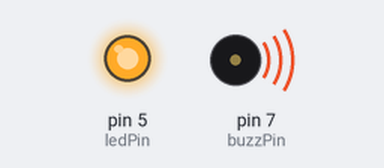
Simulated run of this sketch. Board: Arduino Uno, built with avr-gcc and run on an emulated ATmega328P. On the bench: output pins drawn as LEDs (lit = HIGH), buzzer (waves = sounding).

Above: at 0.2 s.
At 8.7 s:
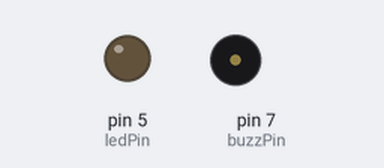
Timing chart, 0 to 10.6 s (numbered marks = the images above):
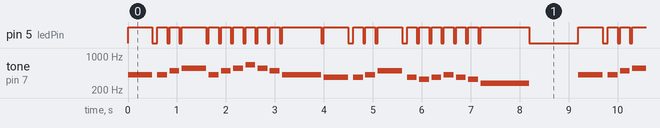

Measured:
- by itself, pin 5 (ledPin): moves between LOW and HIGH, repeating every 9.2 s
- by itself, tone on pin 7 (buzzPin): plays 415 Hz for 0.50 s, 415 Hz for 0.20 s, 493 Hz for 0.20 s, 554 Hz for 0.50 s, 415 Hz for 0.20 s, 493 Hz for 0.20 s … (312 notes in this stretch)

The sketch:

butterfly_piezzo.ino
```cpp
// contants
const int buzzPin = 7;
const int ledPin = 5;

// notes
const float C4sharpM = 277.18;
const float E4M = 329.63;
const float F4sharpM = 369.99;
const float G4sharpM = 415.30;
const float B4M = 493.88;
const float C5sharpM = 554.37;
const float E5M = 659.26;

void setup () {
    pinMode(buzzPin, OUTPUT);
    pinMode(ledPin, OUTPUT);
}

void loop() {
    addMelody(G4sharpM, 500, 100);

    addMelody(G4sharpM, 200, 50);

    addMelody(B4M, 200, 50);

    addMelody(C5sharpM, 500, 50);


    addMelody(G4sharpM, 200, 50);

    addMelody(B4M, 200, 50);

    addMelody(C5sharpM, 200, 50);

    addMelody(E5M, 200, 50);


    addMelody(C5sharpM, 200, 50);

    addMelody(B4M, 200, 50);

    addMelody(G4sharpM, 800, 50);


    addMelody(F4sharpM, 500, 100);

    addMelody(F4sharpM, 200, 50);

    addMelody(G4sharpM, 200, 50);

    addMelody(B4M, 500, 100);


    addMelody(F4sharpM, 200, 50);

    addMelody(E4M, 200, 50);

    addMelody(F4sharpM, 200, 50);

    addMelody(G4sharpM, 200, 50);


    addMelody(F4sharpM, 200, 50);

    addMelody(E4M, 200, 50);

    addMelody(C4sharpM, 1000, 0);

    delay(1000);
}
/*
 * float note The frequency passed to `tone()` function.
 * int duration Duration of the tone.
 * int delayAfter Duration of mute after the tone.
 */
void addMelody(float note, int duration, int delayAfter) {
    digitalWrite(ledPin, HIGH);
    tone(buzzPin, note);
    delay(duration);

    digitalWrite(ledPin, LOW);
    noTone(buzzPin);
    if (delayAfter > 0) delay(delayAfter);
}
```
